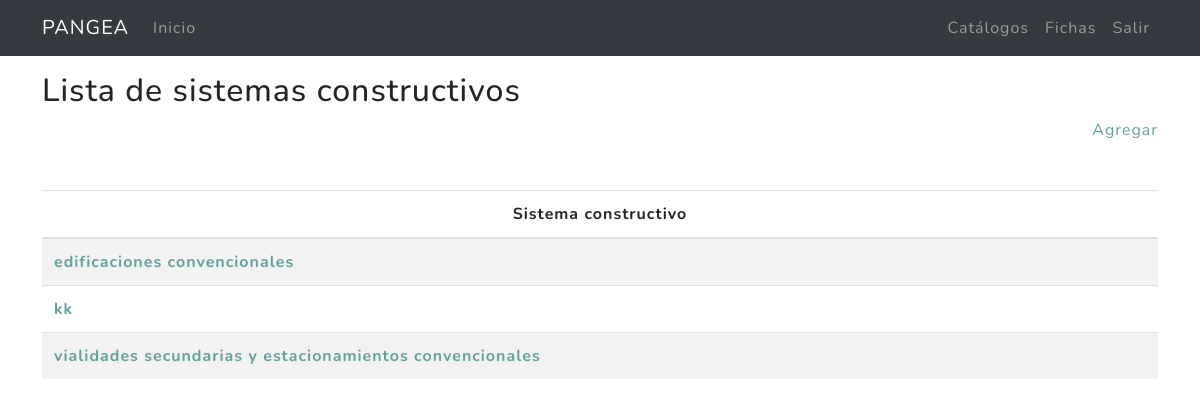
The page /catalogos/sistema/ (signed in) on the database its author committed.
### miscelanea/models.py (models this page shows, shortened)
class ListaSisConstructivo(models.Model):
    sistema = models.CharField(max_length=300,verbose_name = "Sistema constructivo")
    created = models.DateTimeField(auto_now_add = True,verbose_name = "Fecha de creación")
    updated = models.DateTimeField(auto_now = True,verbose_name = "Fecha de edición")
    class Meta:
        verbose_name = "Lista de sistemas constructivos"
        verbose_name_plural = "Lista de sistemas constructivos"
        ordering = ["sistema"]

### miscelanea/views.py (the view)
# urls.py: path('sistema/', ListaSisConstructivoListView.as_view(), name='sistema'),
@method_decorator(login_required,name='dispatch')
class ListaSisConstructivoListView(ListView):
    model = ListaSisConstructivo
    template_name = "miscelanea/listasisconstructivo_list.html"
    paginate_by = 20
    def get_context_data(self, **kwargs):
        context = super().get_context_data(**kwargs)
        context['p_title']=ListaSisConstructivo._meta.verbose_name
        return context

### miscelanea/templates/miscelanea/listasisconstructivo_list.html (shortened to what this page needs)
{% extends 'cap2/base_mx.html' %}
{% load static %}
{% block content %}
<main role="main">
  <div class="container mb-4">
    <h2 class="mt-3">{{p_title}}</h2>
    <div class="agregar mb-4 text-right"><a href="{% url 'catalogos:sistema-create' %}">Agregar</a></div>
    <table class="table  table-striped mt-5">
      <thead>
        <tr>
          <th scope="col" class="text-center">Sistema constructivo</th>
        </tr>
      </thead>
      <tbody>
      {% for i in listasisconstructivo_list %}
          <tr>
            <th scope="row"><a href="{% url 'catalogos:sistema-update' i.id %}">{{i.sistema}} </a></th>
          </tr>
      {% endfor %}
      </tbody>
    </table>
  </div>
</main>
{% endblock %}

### rows shown on the page
ListaSisConstructivo: sistema "edificaciones convencionales"
ListaSisConstructivo: sistema "kk"
ListaSisConstructivo: sistema "vialidades secundarias y estacionamientos convencionales"

### other values the page prints
{{ p_title }} "Lista de sistemas constructivos"
